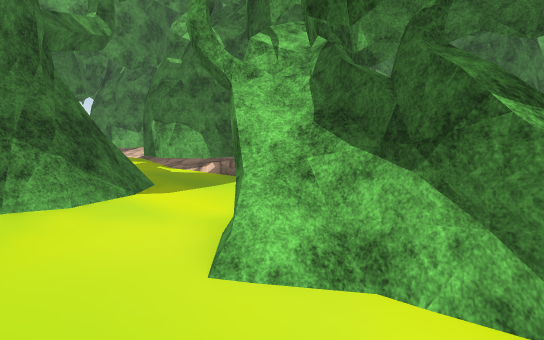
view 1 (above)

24 first-person views from a walk through a Unity game level. The camera is 1.2 m above the floor, tilts 8° down and sees 85° across. The floor is counted in squares, 1 m on a side. Each view is taken from the middle of a square. On the plan, view 1 faces up. The plan holds only what a view shows up to about 13 squares ahead; the rest is blank. The place goes on beyond the plan. Some surface patterns are stand-ins.

view 2
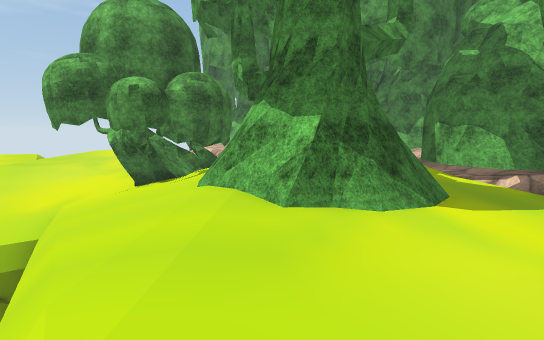

view 3
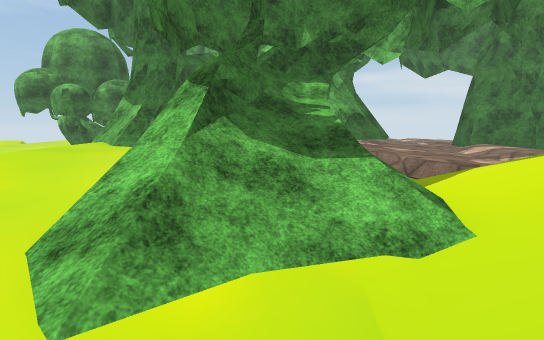

view 4
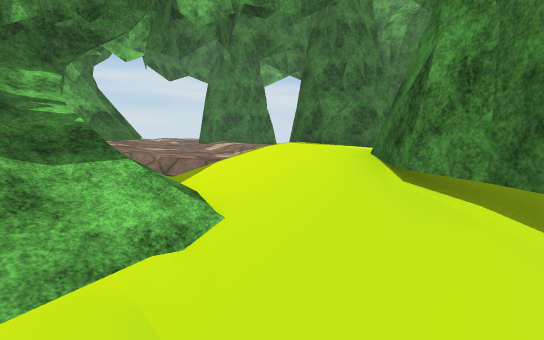

view 5
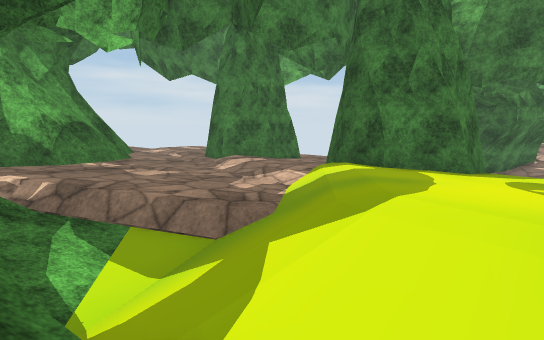

view 6
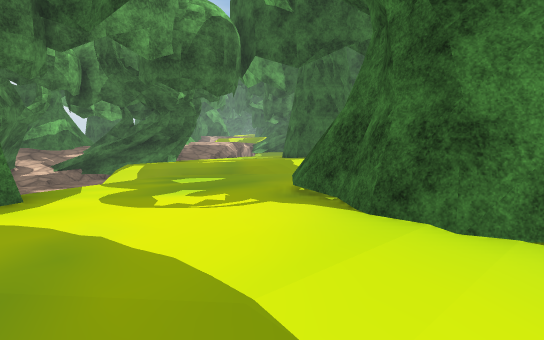

view 7
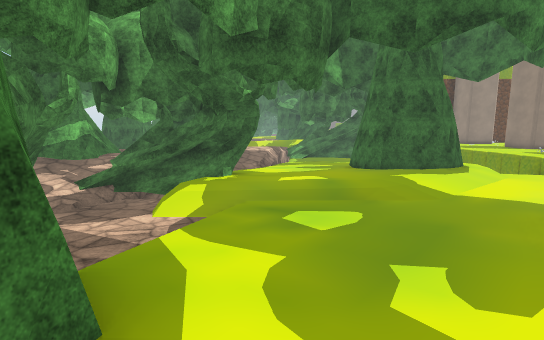

view 8
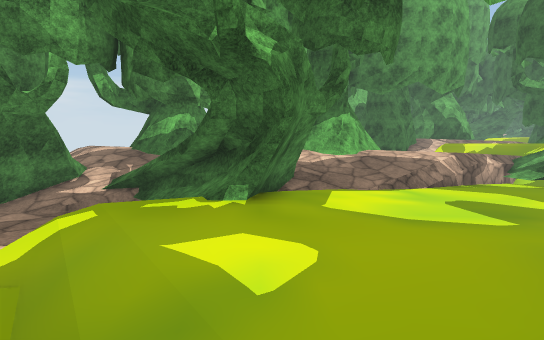

view 9
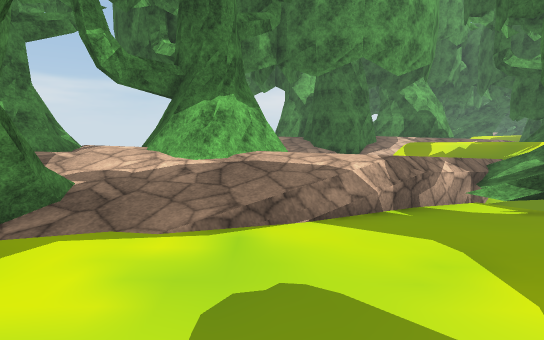

view 10
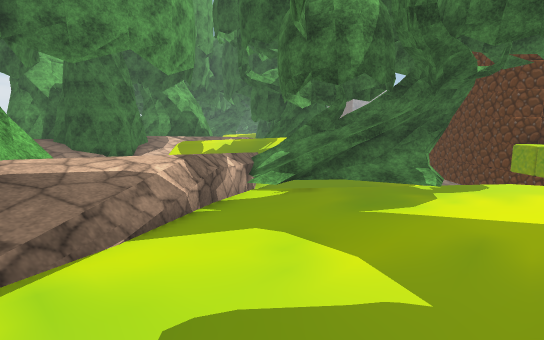

view 11
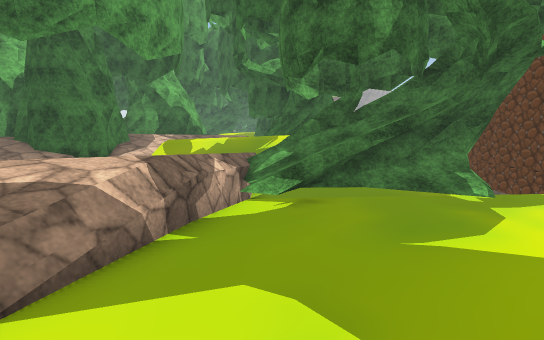

view 12
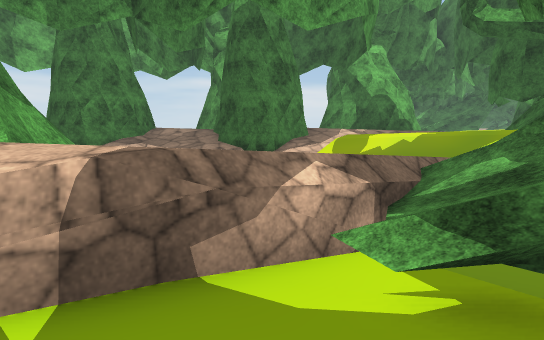

view 13
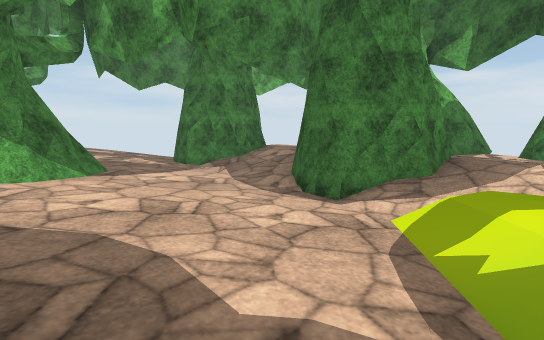

view 14
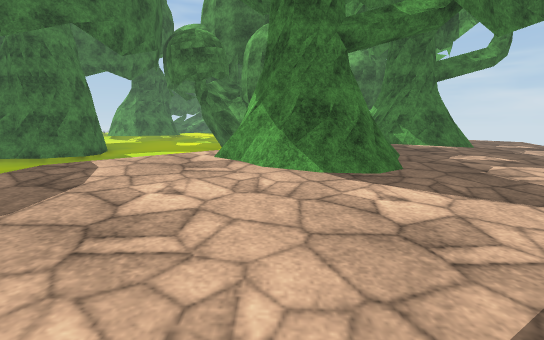

view 15
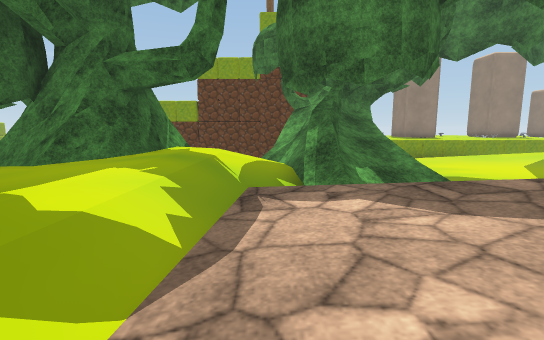

view 16
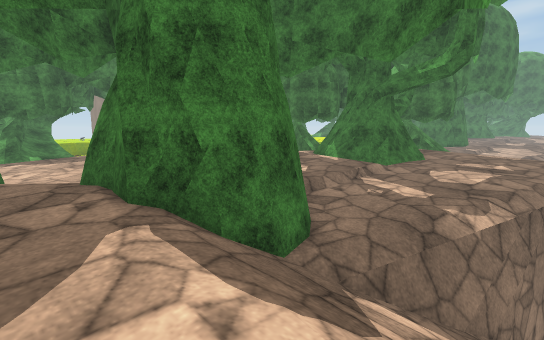

view 17
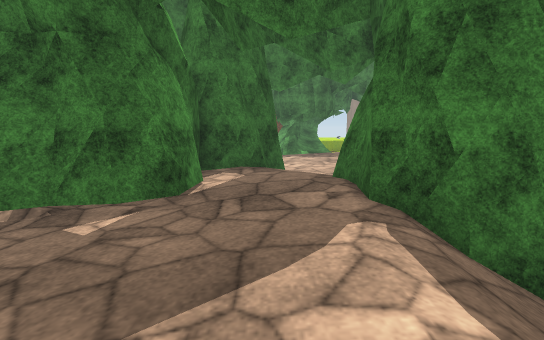

view 18
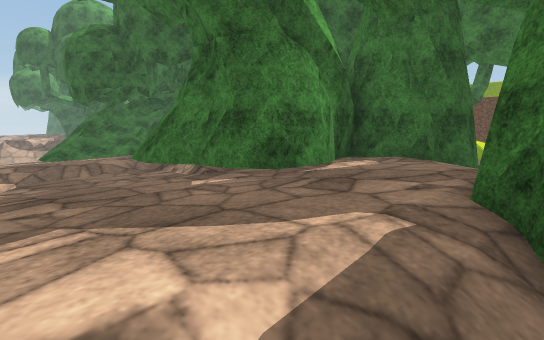

view 19
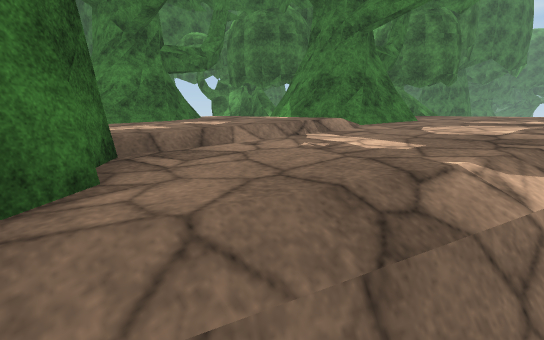

view 20
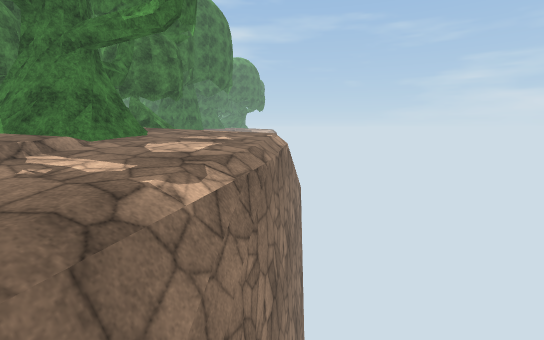

view 21
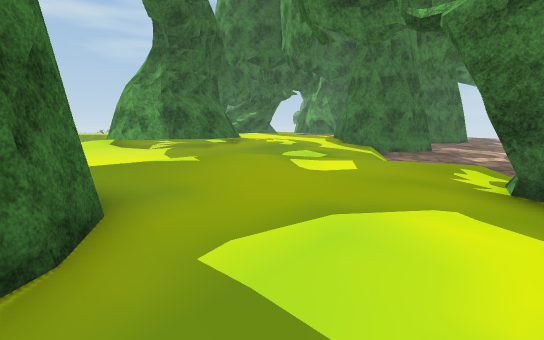

view 22
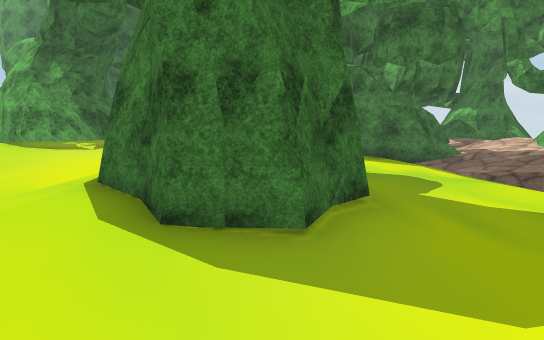

view 23
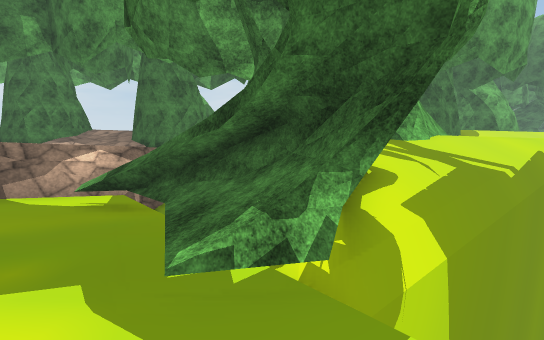

view 24
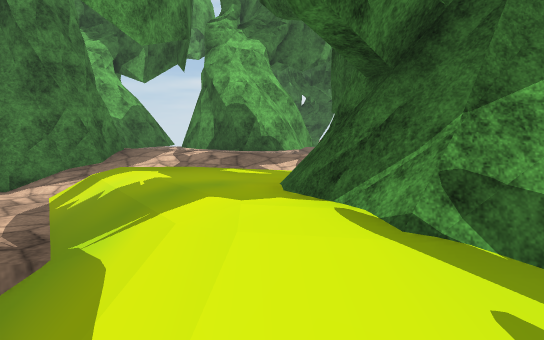

### Floor plan
Key: @ floor where view 1 was taken; # wall or solid block; . main floor; : floor 0.25 m higher than the main floor; - floor 0.25 m lower than the main floor; + floor 0.5 m higher than the main floor; _ floor 0.5 m lower than the main floor; < floor 0.75 m lower than the main floor; ( floor 1 m lower than the main floor; / step, stairs or slope; = window, fence, low wall or low ledge; v drop or lower ground; T tree; O other object.
Columns run from 9 left of view 1 to 40 right of it. Each row starts with its distance up from view 1.
 26                            vvvvvv
 25                              ///vvvvv   /  /
 24                              :...-//vv#///:::...//
 23                             /::...--_/////+::...--
 22                             +::...--___TT/+::....-
 21                            /+:/T...--__###++:/TTT
 20                          T /+TTTT/////T###++:T# TT
 19                          T /TT##T::...T##T+++T   T
 18                          T //T##T+:....T///++#  T
 17                    __    T///TTTT+::...--///TT TTT
 16     OO  ...T###T-  ___ TTTT////::+:TT..--//##  T+:
 15         ....TTT.-  ____TT/// /T:/+TTTT..--/#  T++T
 14    O     ..-/...-  T___<<<(T TT//TT##T..--_TT#T++
 13    /+   TT..-/..   #____<<</ TT///T#TT...-__////+
 12    //   TT..--/.####/___/ / TTT///TTT:...--_/ //++
 11     .   TTT.---/T##T/// //--TTT/////::...--_//:./:
 10     .TTTTT...--/:TT...-//.--TT__////:::...--/::../
  9      .TT/:...--/+::...--/..--_____/===:...--/:::..
  8      ...--//////+::...--/..--_____<<<(/=/////+::.T
  7     TT .-T  ////++::...-/...--_____<<<(/ ////++TT#
  6 T    TT..TTT///+++::...-/...--_____<<<(/ /T//TTTTT
  5 T TT #T..TTTT/////TTTT.-/...-T##___<<<</ TT//+T  T
  4 T//TTTT..OTT  ///T# TT..-/..T####___<<</ TT///TTT
  3 #T/TTT:..OTT  ///##  TT.--/.T  #T___<<</TTTT//TTT
  2 /////::.../TT////#  TTT..--//T##/____<//TTT/////:
  1 //////::...- /_// TTTT...--_/.--_____<<TT   v////
  0 v vvvv//.@.--_ _        .--_  /-_____<<     vvvv

Where each view was taken, in squares from view 1:
view 1: 0 up, 0 right, facing up
view 2: 0 up, 1 left, facing up-left
view 3: 0 up, 6 right, facing up-left
view 4: 0 up, 6 right, facing up
view 5: 3 up, 5 right, facing up
view 6: 6 up, 5 right, facing right
view 7: 9 up, 8 right, facing right
view 8: 6 up, 15 right, facing up-right
view 9: 6 up, 21 right, facing up-right
view 10: 7 up, 21 right, facing right
view 11: 7 up, 23 right, facing right
view 12: 6 up, 27 right, facing up-right
view 13: 7 up, 33 right, facing up
view 14: 13 up, 34 right, facing left
view 15: 13 up, 34 right, facing down
view 16: 25 up, 34 right, facing down-left
view 17: 25 up, 34 right, facing down
view 18: 24 up, 32 right, facing down-right
view 19: 24 up, 30 right, facing down-left
view 20: 25 up, 31 right, facing left
view 21: 7 up, 23 right, facing left
view 22: 0 up, 25 right, facing up-left
view 23: 0 up, 28 right, facing up-right
view 24: 4 up, 34 right, facing up-right
